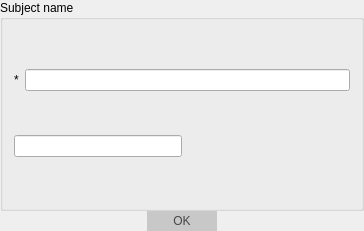
<?xml version="1.0" encoding="UTF-8"?>
<ui version="4.0">
 <class>SubjectDialog</class>
 <widget class="QDialog" name="SubjectDialog">
  <property name="geometry">
   <rect>
    <x>0</x>
    <y>0</y>
    <width>364</width>
    <height>231</height>
   </rect>
  </property>
  <property name="windowTitle">
   <string>Add Subject</string>
  </property>
  <layout class="QVBoxLayout" name="verticalLayout_2">
   <property name="spacing">
    <number>0</number>
   </property>
   <property name="leftMargin">
    <number>0</number>
   </property>
   <property name="topMargin">
    <number>0</number>
   </property>
   <property name="rightMargin">
    <number>0</number>
   </property>
   <property name="bottomMargin">
    <number>0</number>
   </property>
   <item>
    <widget class="QGroupBox" name="BasicInfo">
     <property name="title">
      <string>Subject name</string>
     </property>
     <layout class="QVBoxLayout" name="verticalLayout_3">
      <item>
       <layout class="QHBoxLayout" name="horizontalLayout_3">
        <item>
         <widget class="QLabel" name="label_4">
          <property name="text">
           <string>*</string>
          </property>
         </widget>
        </item>
        <item>
         <widget class="QLineEdit" name="Name">
          <property name="enabled">
           <bool>true</bool>
          </property>
          <property name="autoFillBackground">
           <bool>false</bool>
          </property>
          <property name="inputMask">
           <string/>
          </property>
          <property name="text">
           <string notr="true"/>
          </property>
          <property name="echoMode">
           <enum>QLineEdit::Normal</enum>
          </property>
          <property name="dragEnabled">
           <bool>true</bool>
          </property>
          <property name="readOnly">
           <bool>false</bool>
          </property>
          <property name="clearButtonEnabled">
           <bool>true</bool>
          </property>
         </widget>
        </item>
       </layout>
      </item>
      <item>
       <layout class="QVBoxLayout" name="verticalLayout">
        <item>
         <layout class="QHBoxLayout" name="horizontalLayout_2">
          <item>
           <widget class="QLineEdit" name="Abbreviation">
            <property name="text">
             <string/>
            </property>
            <property name="clearButtonEnabled">
             <bool>true</bool>
            </property>
           </widget>
          </item>
          <item>
           <spacer name="horizontalSpacer">
            <property name="orientation">
             <enum>Qt::Horizontal</enum>
            </property>
            <property name="sizeHint" stdset="0">
             <size>
              <width>40</width>
              <height>20</height>
             </size>
            </property>
           </spacer>
          </item>
         </layout>
        </item>
       </layout>
      </item>
     </layout>
    </widget>
   </item>
   <item>
    <layout class="QHBoxLayout" name="horizontalLayout_4">
     <item>
      <widget class="QPushButton" name="OkButtonAddSubject">
       <property name="maximumSize">
        <size>
         <width>70</width>
         <height>20</height>
        </size>
       </property>
       <property name="styleSheet">
        <string notr="true">QPushButton{
	font: 75 11pt &quot;Times New Roman&quot;;
	color: rgb(70, 70, 70);
	background-color: rgb(200, 200, 200);
	border: 0px solid;
}

QPushButton:hover {
	background-color: rgb(231, 231, 231);
}</string>
       </property>
       <property name="text">
        <string>OK</string>
       </property>
      </widget>
     </item>
    </layout>
   </item>
  </layout>
 </widget>
 <layoutdefault spacing="6" margin="11"/>
 <resources/>
 <connections>
  <connection>
   <sender>OkButtonAddSubject</sender>
   <signal>clicked()</signal>
   <receiver>SubjectDialog</receiver>
   <slot>accept()</slot>
   <hints>
    <hint type="sourcelabel">
     <x>389</x>
     <y>232</y>
    </hint>
    <hint type="destinationlabel">
     <x>344</x>
     <y>196</y>
    </hint>
   </hints>
  </connection>
 </connections>
</ui>
